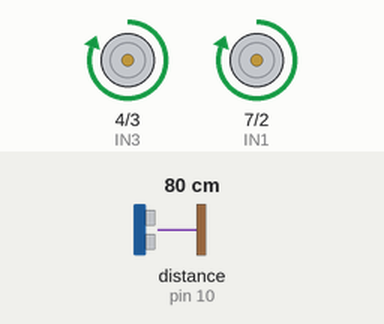
Recording of a sketch running on a simulated Arduino Uno, built with avr-gcc and run on an emulated ATmega328P. On the bench: motor-driver pin pairs drawn as motors (green arrow = first pin HIGH = forward, orange = second pin HIGH = backward, longer = more drive). The test bench sets the inputs (shaded band); at power-on: distance to the obstacle (sensor on pin 10) 80 cm. The echo pulse lasts 58.3 µs per cm; what the sketch prints to the serial monitor is not drawn.

Above: at 5.0 s.
At 10.5 s:
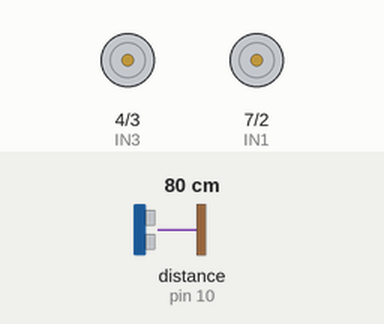
At 12.0 s:
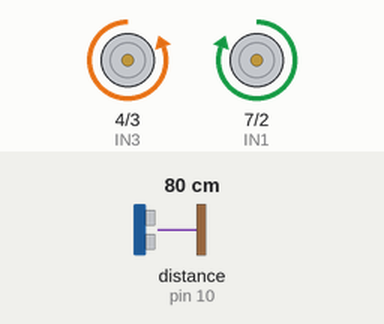
Timing chart, 0 to 18.2 s (numbered marks = the images above):
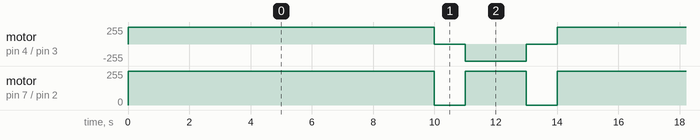

Measured:
- by itself, motor on pin 4 (IN3) / pin 3 (IN4): repeats every 14.0 s: stopped 1.0 s, backward 255/255 2.0 s, stopped 1.0 s, forward 255/255 10.0 s
- by itself, motor on pin 7 (IN1) / pin 2 (IN2): repeats every 14.0 s: stopped 1.0 s, forward 255/255 2.0 s, stopped 1.0 s, forward 255/255 10.0 s

The sketch:

arduino.ino
```cpp
const int IN1 = 7;
const int IN2 = 2;
const int IN3 = 4;
const int IN4 = 3;

const int trigPin = 9;
const int echoPin = 10;

void setup()
{
    Serial.begin(9600);
    pinMode(IN1, OUTPUT);
    pinMode(IN2, OUTPUT);
    pinMode(IN3, OUTPUT);
    pinMode(IN4, OUTPUT);
    pinMode(trigPin, OUTPUT);
    pinMode(echoPin, INPUT);
}

void moveForward()
{
    digitalWrite(IN1, HIGH);
    digitalWrite(IN2, LOW);
    digitalWrite(IN3, HIGH);
    digitalWrite(IN4, LOW);
}

void turnRight()
{
    digitalWrite(IN1, HIGH);
    digitalWrite(IN2, LOW);
    digitalWrite(IN3, LOW);
    digitalWrite(IN4, HIGH);
}

void stopMotors()
{
    digitalWrite(IN1, LOW);
    digitalWrite(IN2, LOW);
    digitalWrite(IN3, LOW);
    digitalWrite(IN4, LOW);
}

void loop()
{
    moveForward();
    delay(10000);
    stopMotors();
    delay(1000);

    turnRight();
    delay(2000);
    stopMotors();
    delay(1000);

    sendDistance();
}

void sendDistance()
{
    long duration, distance;
    digitalWrite(trigPin, LOW);
    delayMicroseconds(2);
    digitalWrite(trigPin, HIGH);
    delayMicroseconds(10);
    digitalWrite(trigPin, LOW);
    duration = pulseIn(echoPin, HIGH);
    distance = duration * 0.034 / 2;

    Serial.println(distance);
}
```
